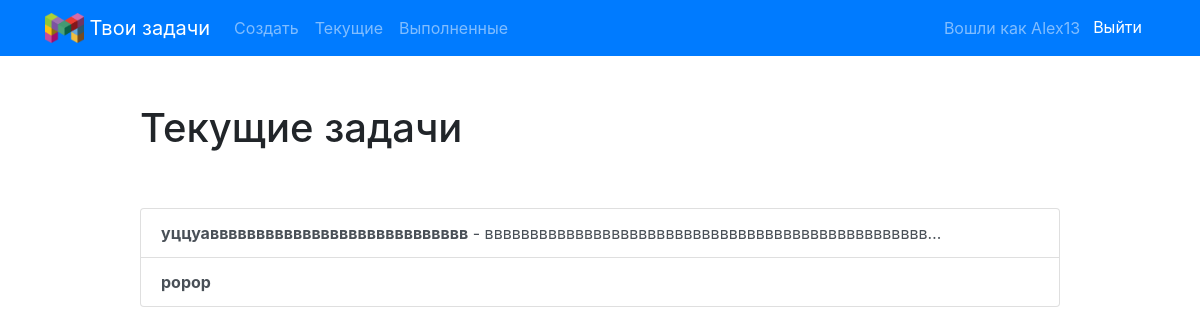
Screenshot of /current/ (signed in) with the database file from the repository.
### todo/models.py (models this page shows, shortened)
class Todo(models.Model):
    title = models.CharField(max_length=100)
    description = models.TextField(blank=True)
    date_created = models.DateTimeField(auto_now_add=True)
    date_completed = models.DateTimeField(null=True, blank=True)
    important = models.BooleanField(default=False)
    user = models.ForeignKey(User, on_delete=models.CASCADE)

### todo/views.py (the view)
# urls.py: path('current/', views.currenttodos, name='currenttodos'),
@login_required
def currenttodos(request):
    todos = Todo.objects.filter(user=request.user, date_completed__isnull=True)
    return render(request, 'todo/currenttodos.html', {'todos': todos})

### todo/templates/todo/currenttodos.html
{% extends 'todo/base.html' %}
{% block content %}
    <div class="row justify-content-center mt-5">
        <div class="col-md-10">
            <h1>Текущие задачи</h1>
        </div>
    </div>
    <div class="row justify-content-center mt-5">
        <div class="col-md-10">
            <div class="list-group">
                {% for todo in todos %}
                    <a href="{% url 'viewtodo' todo.id %}"class="list-group-item list-group-item-action{% if todo.important %} list-group-item-danger{% endif %}">
                    <b>{{ todo.title }}</b>
                    {% if todo.description %} - {{ todo.description|truncatechars:50 }}{% endif %}
                    </a>
                {% endfor %}
            </div>
        </div>
    </div>
{% endblock %}

### todo/templates/todo/base.html (shortened to what this page needs)
{% load static %}
<!doctype html>
<html lang="en">
<head>
    <link rel="stylesheet" href="https://stackpath.bootstrapcdn.com/bootstrap/4.4.1/css/bootstrap.min.css">
</head>
<body>
<nav class="navbar navbar-expand-md navbar-dark bg-primary">
<div class="container">
    <a class="navbar-brand" href="{% url 'home' %}">
         <img src="{% static 'todo/для логотипаыыы.png' %}" height="30" class="d-inline-block align-top">
        <span>Твои задачи</span>
    </a>
    <div class="collapse navbar-collapse" id="navbarNav">
    {% if user.is_authenticated %}
        <ul class="navbar-nav mr-auto">
            <li class="nav-item {{ current }}">
                <a class="nav-link" href="{% url 'createtodos' %}">Создать</a>
            </li>
            <li class="nav-item {{ current }}">
                <a class="nav-link" href="{% url 'currenttodos' %}">Текущие</a>
            </li>
            <li class="nav-item {{ current }}">
                <a class="nav-link" href="{% url 'completedtodos' %}">Выполненные</a>
            </li>
        </ul>
    {% endif %}
    <ul class="navbar-nav ml-auto">
        {% if user.is_authenticated %}
            <li class="nav-item">
                <span class="navbar-text">
                    Вошли как {{ user.username }}
                </span>
            </li>
            <li class="nav-item">
                <form action="{% url 'logoutuser' %}" method="POST">
                    <button class="btn btn-primary" type="submit">Выйти</button>
                </form>
            </li>
        {% endif %}
        </ul>
    </div>
</div>
</nav>
<div class="container">
{% block content %}{% endblock %}
</div>
</body>
</html>

### rows the page displays
Todo: title "уццуавввввввввввввввввввввввввввв", description "ввввввввввввввввввввввввввввввввввввввввввввввввв…"
Todo: title "ророр"

### other values shown
{{ user.username }} "Alex13"
